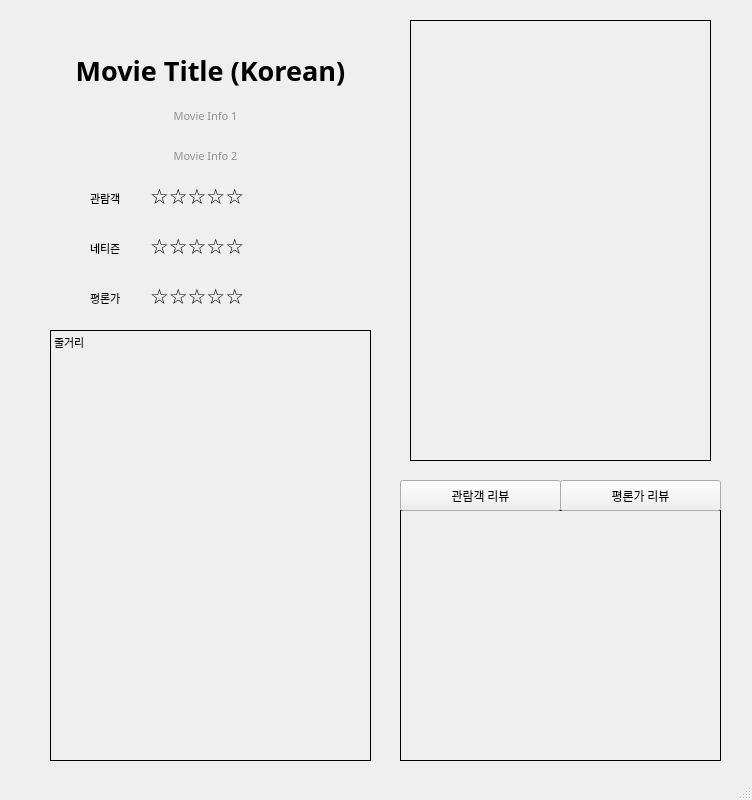
<?xml version="1.0" encoding="UTF-8"?>
<ui version="4.0">
 <class>MovieInformation</class>
 <widget class="QMainWindow" name="MovieInformation">
  <property name="geometry">
   <rect>
    <x>0</x>
    <y>0</y>
    <width>752</width>
    <height>800</height>
   </rect>
  </property>
  <property name="windowTitle">
   <string>Movie Information</string>
  </property>
  <widget class="QWidget" name="centralwidget">
   <widget class="QLabel" name="moviePoster">
    <property name="geometry">
     <rect>
      <x>410</x>
      <y>20</y>
      <width>301</width>
      <height>441</height>
     </rect>
    </property>
    <property name="frameShape">
     <enum>QFrame::Box</enum>
    </property>
    <property name="text">
     <string/>
    </property>
   </widget>
   <widget class="QLabel" name="movieTitleKor">
    <property name="geometry">
     <rect>
      <x>20</x>
      <y>40</y>
      <width>381</width>
      <height>61</height>
     </rect>
    </property>
    <property name="font">
     <font>
      <family>맑은 고딕</family>
      <pointsize>20</pointsize>
      <weight>75</weight>
      <italic>false</italic>
      <bold>true</bold>
     </font>
    </property>
    <property name="styleSheet">
     <string notr="true"/>
    </property>
    <property name="text">
     <string>Movie Title (Korean)</string>
    </property>
    <property name="textFormat">
     <enum>Qt::AutoText</enum>
    </property>
    <property name="scaledContents">
     <bool>false</bool>
    </property>
    <property name="alignment">
     <set>Qt::AlignCenter</set>
    </property>
   </widget>
   <widget class="QLabel" name="movieInfo1">
    <property name="geometry">
     <rect>
      <x>20</x>
      <y>100</y>
      <width>371</width>
      <height>31</height>
     </rect>
    </property>
    <property name="font">
     <font>
      <family>맑은 고딕</family>
      <pointsize>8</pointsize>
      <weight>50</weight>
      <italic>false</italic>
      <bold>false</bold>
     </font>
    </property>
    <property name="styleSheet">
     <string notr="true">color: rgb(144, 144, 144);</string>
    </property>
    <property name="text">
     <string>Movie Info 1</string>
    </property>
    <property name="alignment">
     <set>Qt::AlignCenter</set>
    </property>
   </widget>
   <widget class="QLabel" name="audience">
    <property name="geometry">
     <rect>
      <x>90</x>
      <y>190</y>
      <width>51</width>
      <height>16</height>
     </rect>
    </property>
    <property name="font">
     <font>
      <family>맑은 고딕</family>
      <pointsize>8</pointsize>
     </font>
    </property>
    <property name="text">
     <string>관람객</string>
    </property>
   </widget>
   <widget class="QLabel" name="netizen">
    <property name="geometry">
     <rect>
      <x>90</x>
      <y>240</y>
      <width>51</width>
      <height>16</height>
     </rect>
    </property>
    <property name="font">
     <font>
      <family>맑은 고딕</family>
      <pointsize>8</pointsize>
     </font>
    </property>
    <property name="text">
     <string>네티즌</string>
    </property>
   </widget>
   <widget class="QLabel" name="reviewer">
    <property name="geometry">
     <rect>
      <x>90</x>
      <y>290</y>
      <width>51</width>
      <height>16</height>
     </rect>
    </property>
    <property name="font">
     <font>
      <family>맑은 고딕</family>
      <pointsize>8</pointsize>
     </font>
    </property>
    <property name="text">
     <string>평론가</string>
    </property>
   </widget>
   <widget class="QLabel" name="movieReview">
    <property name="geometry">
     <rect>
      <x>400</x>
      <y>510</y>
      <width>321</width>
      <height>251</height>
     </rect>
    </property>
    <property name="font">
     <font>
      <family>맑은 고딕</family>
      <pointsize>8</pointsize>
     </font>
    </property>
    <property name="frameShape">
     <enum>QFrame::Box</enum>
    </property>
    <property name="text">
     <string/>
    </property>
    <property name="alignment">
     <set>Qt::AlignLeading|Qt::AlignLeft|Qt::AlignTop</set>
    </property>
    <property name="wordWrap">
     <bool>true</bool>
    </property>
   </widget>
   <widget class="QPushButton" name="audienceReview">
    <property name="geometry">
     <rect>
      <x>400</x>
      <y>480</y>
      <width>161</width>
      <height>31</height>
     </rect>
    </property>
    <property name="font">
     <font>
      <family>맑은 고딕</family>
     </font>
    </property>
    <property name="text">
     <string>관람객 리뷰</string>
    </property>
   </widget>
   <widget class="QLabel" name="audienceStar">
    <property name="geometry">
     <rect>
      <x>150</x>
      <y>180</y>
      <width>171</width>
      <height>31</height>
     </rect>
    </property>
    <property name="font">
     <font>
      <family>맑은 고딕</family>
      <pointsize>16</pointsize>
      <weight>50</weight>
      <italic>false</italic>
      <bold>false</bold>
     </font>
    </property>
    <property name="styleSheet">
     <string notr="true"/>
    </property>
    <property name="text">
     <string>☆☆☆☆☆</string>
    </property>
    <property name="alignment">
     <set>Qt::AlignBottom|Qt::AlignLeading|Qt::AlignLeft</set>
    </property>
   </widget>
   <widget class="QLabel" name="netizenStar">
    <property name="geometry">
     <rect>
      <x>150</x>
      <y>230</y>
      <width>171</width>
      <height>31</height>
     </rect>
    </property>
    <property name="font">
     <font>
      <family>맑은 고딕</family>
      <pointsize>16</pointsize>
     </font>
    </property>
    <property name="styleSheet">
     <string notr="true"/>
    </property>
    <property name="text">
     <string>☆☆☆☆☆</string>
    </property>
    <property name="alignment">
     <set>Qt::AlignBottom|Qt::AlignLeading|Qt::AlignLeft</set>
    </property>
   </widget>
   <widget class="QLabel" name="reviewerStar">
    <property name="geometry">
     <rect>
      <x>150</x>
      <y>280</y>
      <width>171</width>
      <height>31</height>
     </rect>
    </property>
    <property name="font">
     <font>
      <family>맑은 고딕</family>
      <pointsize>16</pointsize>
     </font>
    </property>
    <property name="styleSheet">
     <string notr="true"/>
    </property>
    <property name="text">
     <string>☆☆☆☆☆</string>
    </property>
    <property name="alignment">
     <set>Qt::AlignBottom|Qt::AlignLeading|Qt::AlignLeft</set>
    </property>
   </widget>
   <widget class="QLabel" name="movieInfo2">
    <property name="geometry">
     <rect>
      <x>20</x>
      <y>140</y>
      <width>371</width>
      <height>31</height>
     </rect>
    </property>
    <property name="font">
     <font>
      <family>맑은 고딕</family>
      <pointsize>8</pointsize>
      <weight>50</weight>
      <italic>false</italic>
      <bold>false</bold>
     </font>
    </property>
    <property name="styleSheet">
     <string notr="true">color: rgb(144, 144, 144);</string>
    </property>
    <property name="text">
     <string>Movie Info 2</string>
    </property>
    <property name="alignment">
     <set>Qt::AlignCenter</set>
    </property>
   </widget>
   <widget class="QLabel" name="movieInform">
    <property name="geometry">
     <rect>
      <x>50</x>
      <y>330</y>
      <width>321</width>
      <height>431</height>
     </rect>
    </property>
    <property name="font">
     <font>
      <family>맑은 고딕</family>
      <pointsize>8</pointsize>
     </font>
    </property>
    <property name="frameShape">
     <enum>QFrame::Box</enum>
    </property>
    <property name="text">
     <string>줄거리</string>
    </property>
    <property name="textFormat">
     <enum>Qt::AutoText</enum>
    </property>
    <property name="scaledContents">
     <bool>false</bool>
    </property>
    <property name="alignment">
     <set>Qt::AlignLeading|Qt::AlignLeft|Qt::AlignTop</set>
    </property>
    <property name="wordWrap">
     <bool>true</bool>
    </property>
   </widget>
   <widget class="QPushButton" name="reviewerReview">
    <property name="geometry">
     <rect>
      <x>560</x>
      <y>480</y>
      <width>161</width>
      <height>31</height>
     </rect>
    </property>
    <property name="font">
     <font>
      <family>맑은 고딕</family>
     </font>
    </property>
    <property name="text">
     <string>평론가 리뷰</string>
    </property>
   </widget>
   <widget class="QLabel" name="reviewerPic1">
    <property name="geometry">
     <rect>
      <x>420</x>
      <y>530</y>
      <width>41</width>
      <height>41</height>
     </rect>
    </property>
    <property name="font">
     <font>
      <family>맑은 고딕</family>
      <pointsize>8</pointsize>
     </font>
    </property>
    <property name="frameShape">
     <enum>QFrame::NoFrame</enum>
    </property>
    <property name="text">
     <string/>
    </property>
    <property name="alignment">
     <set>Qt::AlignLeading|Qt::AlignLeft|Qt::AlignTop</set>
    </property>
   </widget>
   <widget class="QLabel" name="reviewerPic2">
    <property name="geometry">
     <rect>
      <x>420</x>
      <y>610</y>
      <width>41</width>
      <height>41</height>
     </rect>
    </property>
    <property name="font">
     <font>
      <family>맑은 고딕</family>
      <pointsize>8</pointsize>
     </font>
    </property>
    <property name="frameShape">
     <enum>QFrame::NoFrame</enum>
    </property>
    <property name="text">
     <string/>
    </property>
    <property name="alignment">
     <set>Qt::AlignLeading|Qt::AlignLeft|Qt::AlignTop</set>
    </property>
   </widget>
   <widget class="QLabel" name="reviewerPic3">
    <property name="geometry">
     <rect>
      <x>420</x>
      <y>690</y>
      <width>41</width>
      <height>41</height>
     </rect>
    </property>
    <property name="font">
     <font>
      <family>맑은 고딕</family>
      <pointsize>8</pointsize>
     </font>
    </property>
    <property name="frameShape">
     <enum>QFrame::NoFrame</enum>
    </property>
    <property name="text">
     <string/>
    </property>
    <property name="alignment">
     <set>Qt::AlignLeading|Qt::AlignLeft|Qt::AlignTop</set>
    </property>
   </widget>
   <widget class="QLabel" name="reviewerSpace1">
    <property name="geometry">
     <rect>
      <x>460</x>
      <y>530</y>
      <width>261</width>
      <height>41</height>
     </rect>
    </property>
    <property name="font">
     <font>
      <family>맑은 고딕</family>
      <pointsize>8</pointsize>
     </font>
    </property>
    <property name="frameShape">
     <enum>QFrame::NoFrame</enum>
    </property>
    <property name="text">
     <string/>
    </property>
    <property name="alignment">
     <set>Qt::AlignLeading|Qt::AlignLeft|Qt::AlignTop</set>
    </property>
   </widget>
   <widget class="QLabel" name="reviewerSpace2">
    <property name="geometry">
     <rect>
      <x>460</x>
      <y>610</y>
      <width>261</width>
      <height>41</height>
     </rect>
    </property>
    <property name="font">
     <font>
      <family>맑은 고딕</family>
      <pointsize>8</pointsize>
     </font>
    </property>
    <property name="frameShape">
     <enum>QFrame::NoFrame</enum>
    </property>
    <property name="text">
     <string/>
    </property>
    <property name="alignment">
     <set>Qt::AlignLeading|Qt::AlignLeft|Qt::AlignTop</set>
    </property>
   </widget>
   <widget class="QLabel" name="reviewerSpace3">
    <property name="geometry">
     <rect>
      <x>460</x>
      <y>690</y>
      <width>261</width>
      <height>41</height>
     </rect>
    </property>
    <property name="font">
     <font>
      <family>맑은 고딕</family>
      <pointsize>8</pointsize>
     </font>
    </property>
    <property name="frameShape">
     <enum>QFrame::NoFrame</enum>
    </property>
    <property name="text">
     <string/>
    </property>
    <property name="alignment">
     <set>Qt::AlignLeading|Qt::AlignLeft|Qt::AlignTop</set>
    </property>
   </widget>
  </widget>
  <widget class="QMenuBar" name="menubar">
   <property name="geometry">
    <rect>
     <x>0</x>
     <y>0</y>
     <width>752</width>
     <height>26</height>
    </rect>
   </property>
  </widget>
  <widget class="QStatusBar" name="statusbar"/>
 </widget>
 <resources/>
 <connections/>
</ui>
